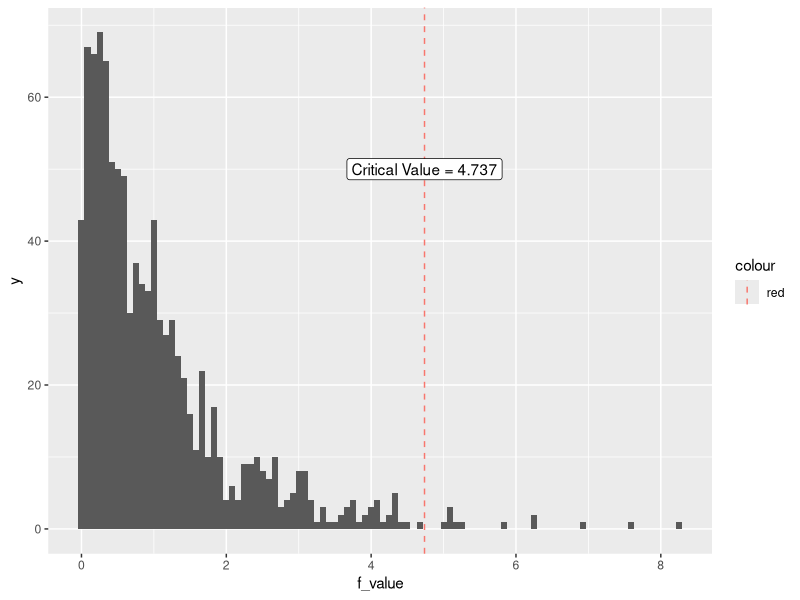
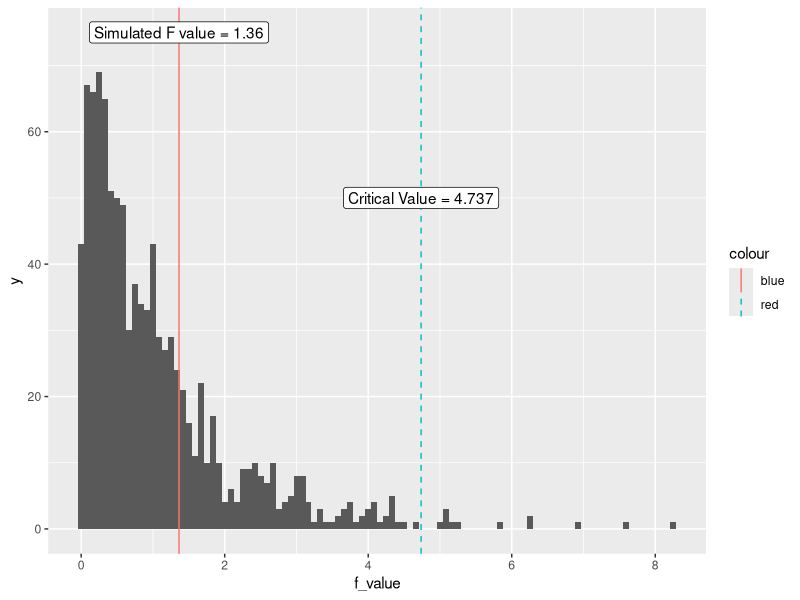
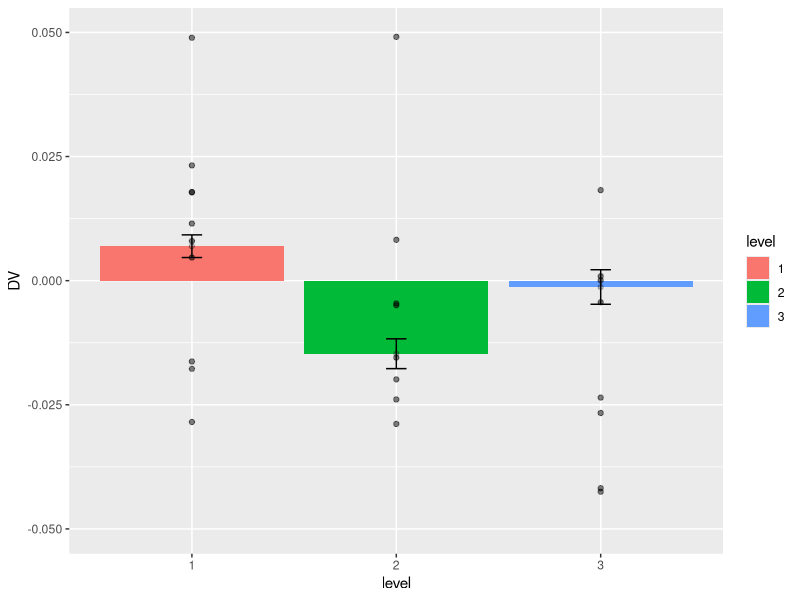
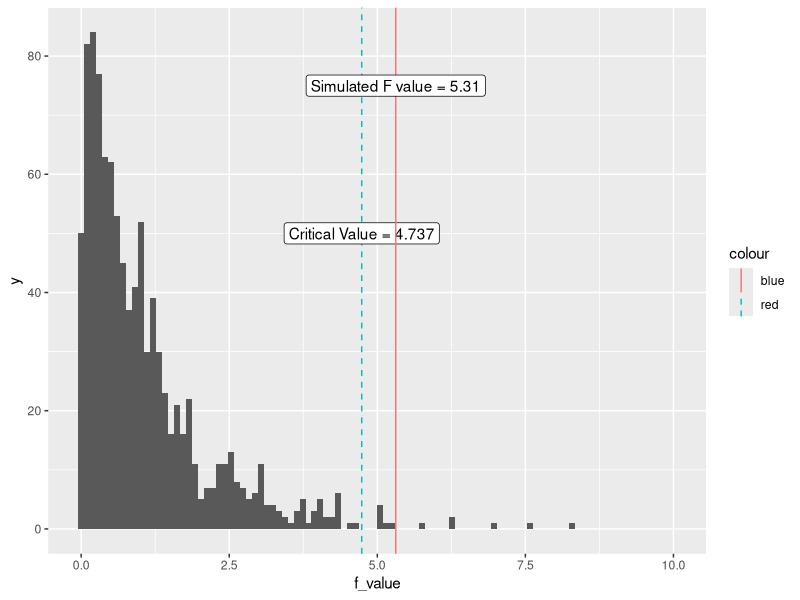
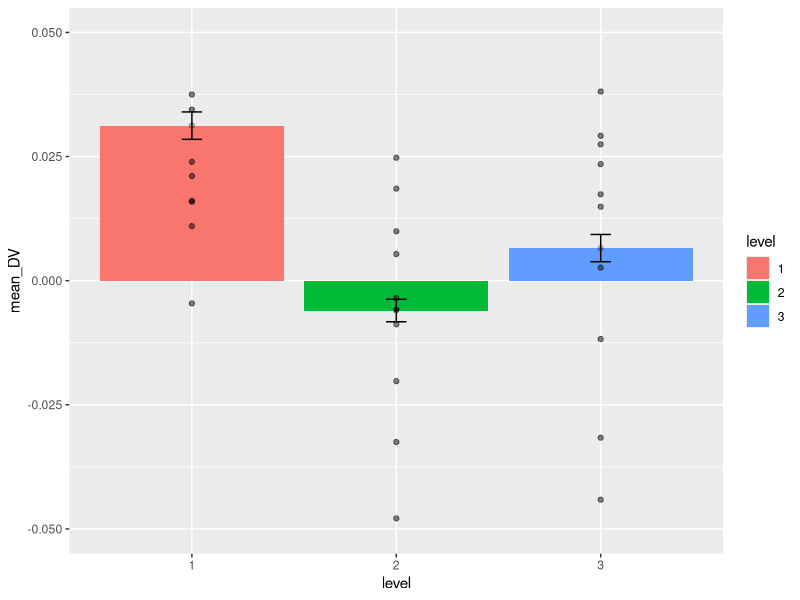
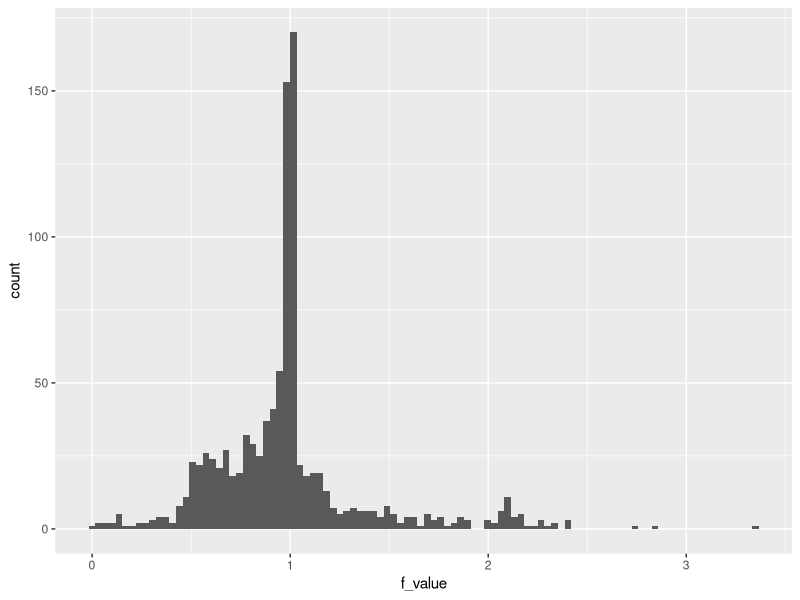

These charts were generated, in order, by the following R code:
## ---- chunk 1
knitr::opts_chunk$set(echo = TRUE)
## ---- chunk 2
library(tidyverse)
library(kableExtra)

set.seed(1)
## ---- chunk 3
levels <- 3
n_per_level <- 10
n_samples <- 1000
## ---- chunk 4
gen_sim_f <- function(num_levels, num_per_level, num_samples) {
  f_values <- length(num_samples)

  for(i in 1:num_samples) {
    sim_data <- tibble(subject = 1:(num_levels * num_per_level),
                       level = as.factor(rep(1:num_levels, each = num_per_level)),
                       DV = rnorm(num_levels * num_per_level, 0, 1))
    anova_out <- aov(DV ~ level, sim_data)
    f_ <- summary(anova_out)[[1]]$`F value`[1]
    f_values[i] <- f_
    
    f_values_df <- tibble(f_value = f_values,
                          sample = 1:length(f_values))
  }
  return(f_values_df)
}

sim_f_values <- gen_sim_f(levels, n_per_level, n_samples)

ggplot(sim_f_values) +
  geom_histogram(aes(x = f_value), bins = 100) +
  geom_vline(aes(xintercept = 4.737, color = "red"), linetype = "dashed") +
  annotate(x = 4.737, y = 50, label = "Critical Value = 4.737", geom = "label")
  
## ---- chunk 5
gen_effect_data <- function(num_levels, num_per_level, num_samples, effect_size) {
  
  column_names = c("subjects", "IV", "DV", "sample")
  
  total_sim_data <- as_tibble(t(column_names))[0, ]
  
  for(i in 1:num_samples) {
    sim_data <- tibble(subject = 1:(num_levels * num_per_level),
                       level = as.factor(rep(1:num_levels, each = num_per_level)),
                       DV = rnorm(num_levels * num_per_level, 0, 1),
                       sample = i)
    
    sim_data[sim_data$level == 1, ]$DV <- sim_data[sim_data$level == 1, ]$DV + effect_size
    
    total_sim_data <- rbind(total_sim_data, sim_data)
    
  }
  
  total_sim_data <- total_sim_data %>%
    group_by(subject, level) %>%
    summarise(DV = mean(DV))
  
  return(total_sim_data)
}
## ---- chunk 6
lower_effect_data <- gen_effect_data(levels, n_per_level, n_samples, 0.01)

lower_effect_anova <- aov(DV ~ level, lower_effect_data)

unclass(summary(lower_effect_anova)) %>%
  kbl(digits = 2) %>%
  kable_classic(position = "center")
## ---- chunk 7
lower_f_value <- summary(lower_effect_anova)[[1]]$`F value`[1]

ggplot(sim_f_values) +
  geom_histogram(aes(x = f_value), bins = 100) +
  geom_vline(aes(xintercept = 4.737, color = "red"), linetype = "dashed") +
  annotate(x = 4.737, y = 50, label = "Critical Value = 4.737", geom = "label") +
  geom_vline(aes(xintercept = lower_f_value, color = "blue")) +
  annotate(x = lower_f_value, y = 75, xend = 0, label =  paste0("Simulated F value = ", round(lower_f_value, 2)), geom = "label")
## ---- chunk 8
lower_effect_data_grouped <- lower_effect_data %>%
  group_by(level) %>%
  summarise(mean_DV = mean(DV),
            SE = sd(DV)/length(DV))

ggplot(lower_effect_data_grouped, aes(x = level, y = mean_DV)) +
  geom_bar(stat = "identity", aes(fill = level)) +
  scale_y_continuous(limits = c(-0.05, 0.05)) +
  geom_errorbar(aes(ymin=mean_DV - SE,
                    ymax=mean_DV + SE), width=.1) + 
  geom_point(data = lower_effect_data, mapping = aes(x = level, y = DV), alpha = 0.5) +
  geom_point(alpha=.25) +
  ylab("DV")
## ---- chunk 9
higher_effect_data <- gen_effect_data(levels, n_per_level, n_samples, 0.035)

higher_effect_anova <- aov(DV ~ level, higher_effect_data)

unclass(summary(higher_effect_anova)) %>%
  kbl(digits = 2) %>%
  kable_classic(position = "center")
## ---- chunk 10
higher_f_value <- summary(higher_effect_anova)[[1]]$`F value`[1]

ggplot(sim_f_values) +
  geom_histogram(aes(x = f_value), bins = 100) +
  geom_vline(aes(xintercept = 4.737, color = "red"), linetype = "dashed") +
  annotate(x = 4.737, y = 50, label = "Critical Value = 4.737", geom = "label") +
  geom_vline(aes(xintercept = higher_f_value, color = "blue")) +
  annotate(x = higher_f_value, y = 75, xend = 8.0, label =  paste0("Simulated F value = ", round(higher_f_value, 2)), geom = "label") +
  expand_limits(x = 10)
## ---- chunk 11
higher_effect_data_grouped <- higher_effect_data %>%
  group_by(level) %>%
  summarise(mean_DV = mean(DV),
            SE = sd(DV)/length(DV))

ggplot(higher_effect_data_grouped, aes(x = level, y = mean_DV)) +
  geom_bar(stat = "identity", aes(fill = level)) +
  scale_y_continuous(limits = c(-0.05, 0.05)) +
  geom_errorbar(aes(ymin=mean_DV - SE,
                    ymax=mean_DV + SE), width=.1) + 
  geom_point(data = higher_effect_data, mapping = aes(x = level, y = DV), alpha = 0.5) +
  geom_point(alpha=.25)
## ---- chunk 12
gen_sim_f <- function(num_levels, num_per_level, num_samples) {
  f_values <- length(num_samples)

  for(i in 1:num_samples) {
    sim_data <- tibble(subject = 1:(num_levels * num_per_level),
                       level = as.factor(rep(1:num_levels, each = num_per_level)),
                       DV = rweibull(num_levels * num_per_level, shape = 0.1, scale = 1000))
    anova_out <- aov(DV ~ level, sim_data)
    f_ <- summary(anova_out)[[1]]$`F value`[1]
    f_values[i] <- f_
    
    f_values_df <- tibble(f_value = f_values,
                          sample = 1:length(f_values))
  }
  return(f_values_df)
}

sim_f_values <- gen_sim_f(levels, n_per_level, n_samples)

ggplot(sim_f_values) +
  geom_histogram(aes(x = f_value), bins = 100)
  
